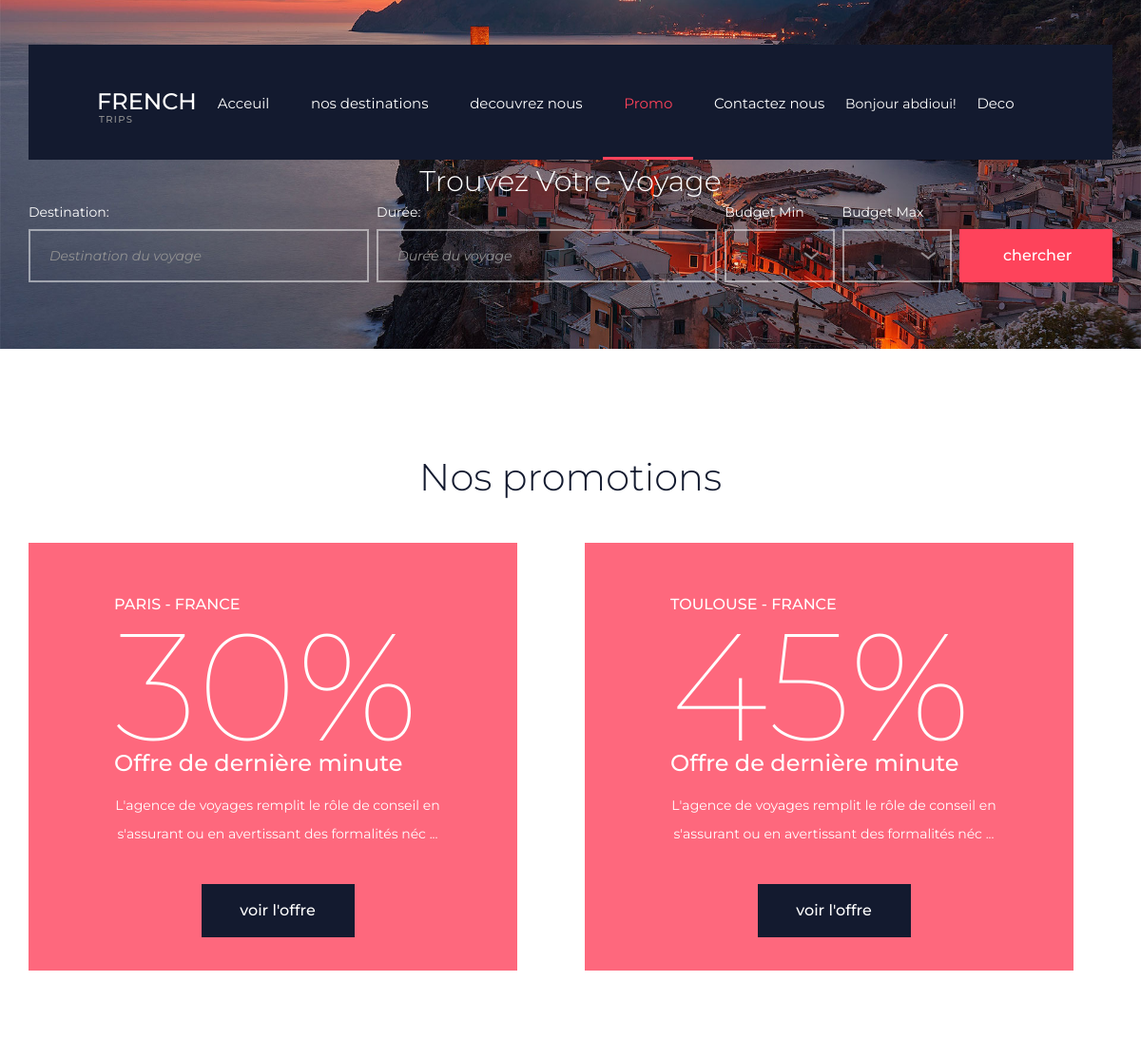
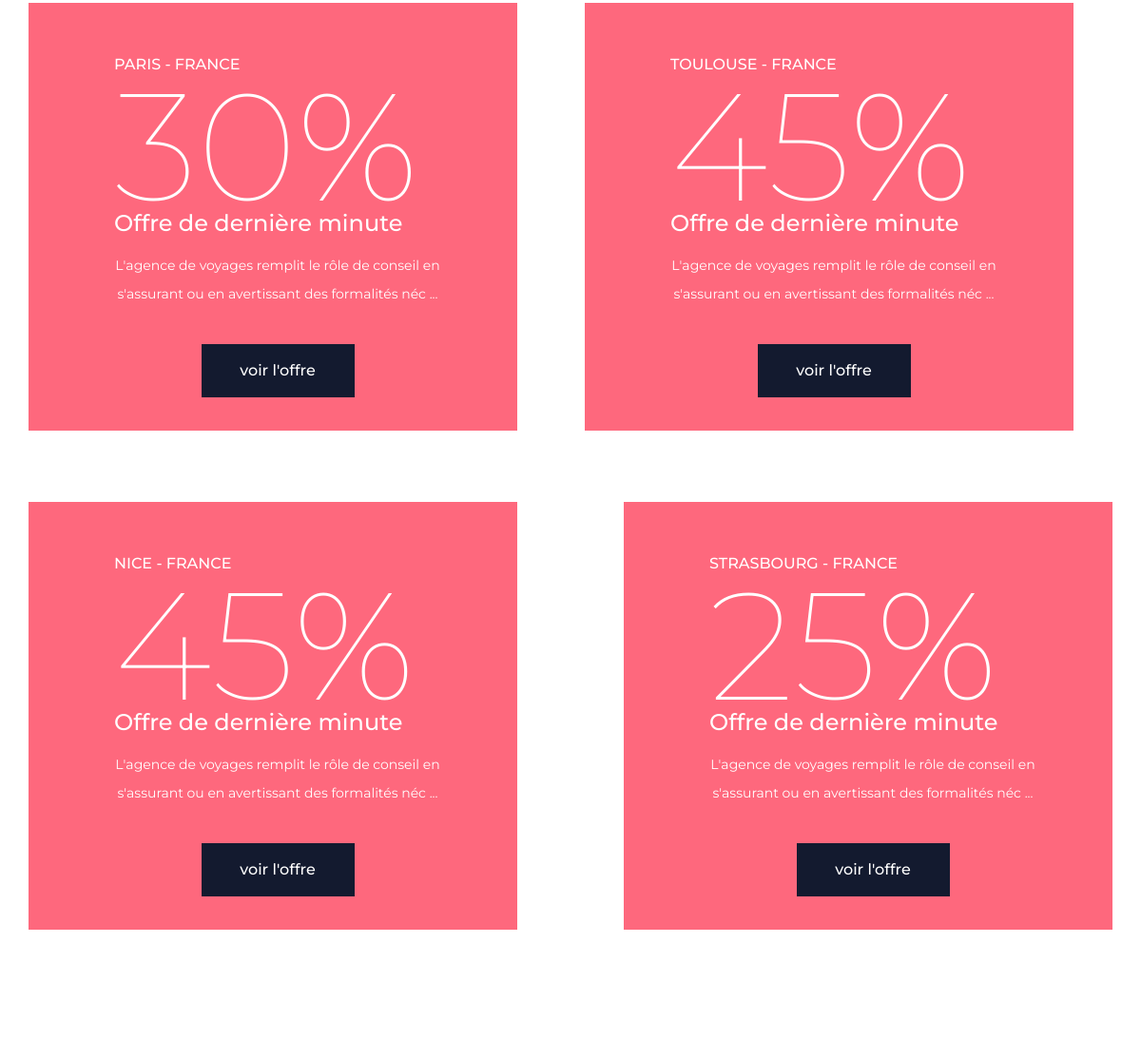
/promo.php (signed in, upper part), run on an earlier commit of the app's database (2 pictures, top to bottom).
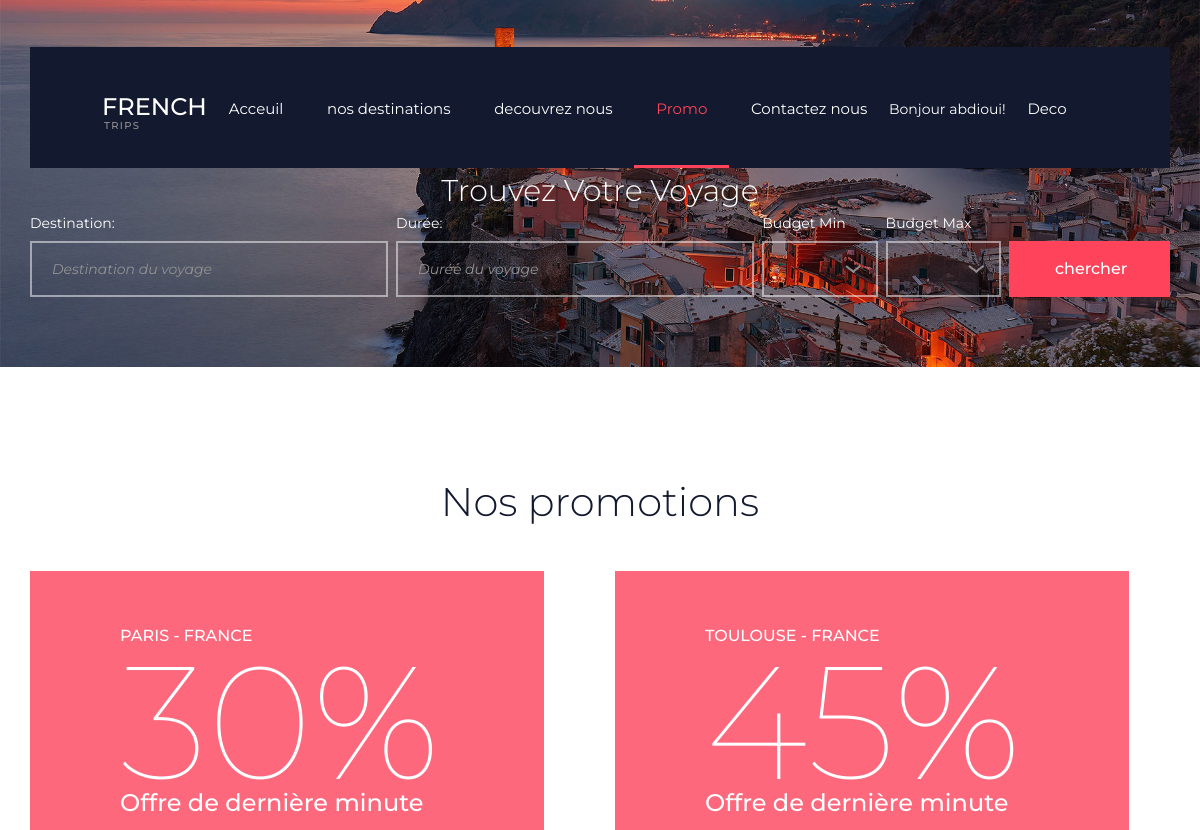
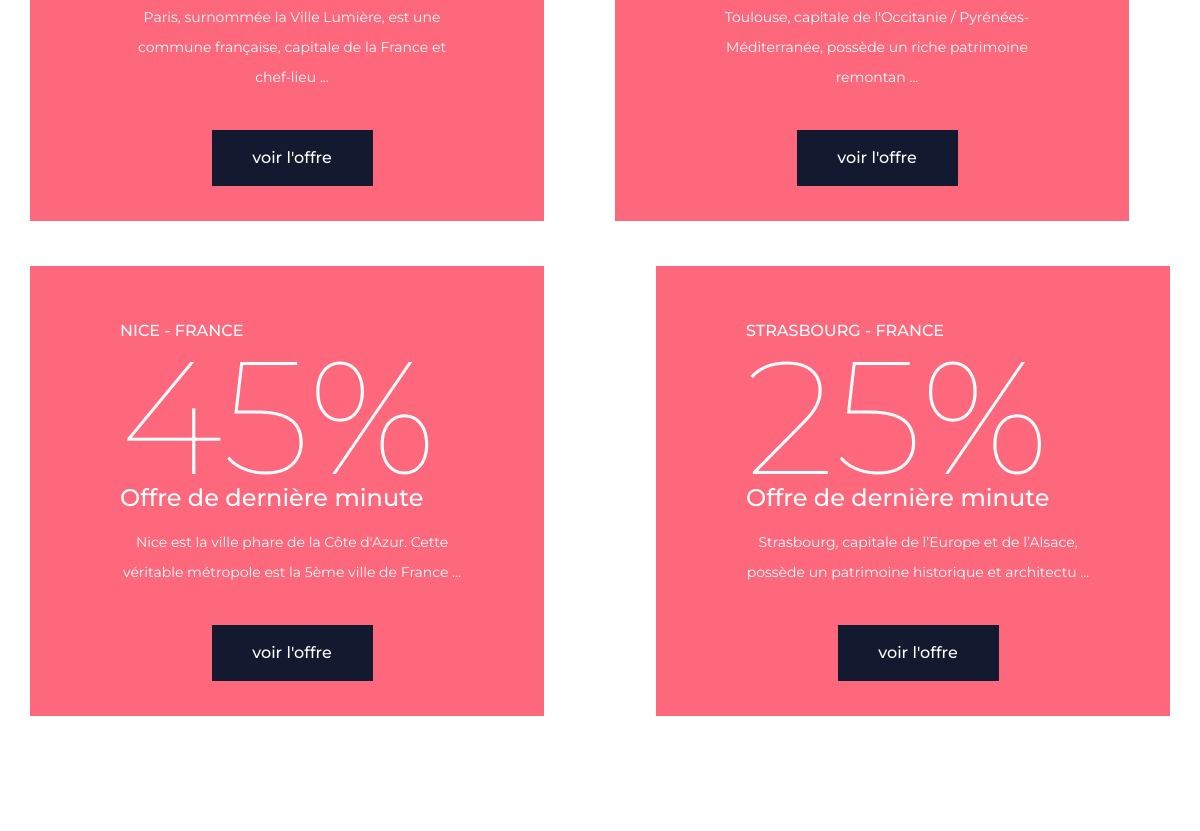
And on a later commit of the database (2 pictures, top to bottom).
### tables this page shows
CREATE TABLE `voyage` (
  `id_voyage` int(11) NOT NULL,
  `id_user` int(11) NOT NULL,
  `prix` int(11) NOT NULL,
  `ville` varchar(50) NOT NULL,
  `categorie` varchar(50) NOT NULL,
  `duree` int(11) NOT NULL,
  `pays` varchar(50) NOT NULL,
  `nbr_personne` int(11) NOT NULL,
  `nbr_nuit` int(11) NOT NULL,
  `star_hotel` int(11) NOT NULL,
  `description` longtext NOT NULL,
  `promo` tinyint(1) NOT NULL DEFAULT '0',
  `promo_pourcentage` int(11) NOT NULL DEFAULT '0',
  `special_offre` tinyint(1) NOT NULL DEFAULT '0',
  `annee` int(11) NOT NULL,
  `top` tinyint(1) NOT NULL DEFAULT '0',
  `image` varchar(50) NOT NULL
);

### Traitement/model.php (the view, shortened to what this page needs)
<?php
	function getConnexion(){
		$servername = "127.0.0.1:3307";
		$username = "root";
		$data_base ="frenchtrips";
		$password = "root";
		$conn = new mysqli($servername, $username, $password,$data_base);
		return $conn;
	}
	function getPromo($idAnnee){
		$con = getConnexion();
	 	$stat = $con->query("SELECT * FROM voyage where annee = $idAnnee and promo = true ");
	  	if($stat->num_rows > 0 ){
	  		$i = 0;
		    while($row = $stat->fetch_assoc()) {
		    	$description = $row['description'];
				$morceauDescription = substr($description,0,100);
		    	if ($i==2) {
			    	echo "
			    		<br><br><br><br><br><br><br><br><br><br><br><br>
						<br><br><br><br><br><br><br><br><br><br><br><br>
						<br>
						<div class=\"col-lg-6 last_col\">
							<div class=\"last_item\">
								<div class=\"last_item_content\">
									<div class=\"last_subtitle\">$row[ville] - $row[pays]</div>
									<div class=\"last_percent\">$row[promo_pourcentage]%</div>
									<div class=\"last_title\"><h3>Offre de dernière minute</h3></div>
									<div class=\"last_text\">$morceauDescription ...</div>
									<div class=\"button last_button\"><a href=\"details.php?id_Voyage=$row[id_voyage]\">voir l'offre</a></div>
								</div>
							</div>
						</div>
			        ";
		    		$i=0;
		    	}else{
			    	echo "
						<div class=\"col-lg-6 last_col\">
							<div class=\"last_item\">
								<div class=\"last_item_content\">
									<div class=\"last_subtitle\">$row[ville] - $row[pays]</div>
									<div class=\"last_percent\">$row[promo_pourcentage]%</div>
									<div class=\"last_title\"><h3>Offre de dernière minute</h3></div>
									<div class=\"last_text\">$morceauDescription ...</div>
									<div class=\"button last_button\"><a href=\"details.php?id_Voyage=$row[id_voyage]\">voir l'offre</a></div>
								</div>
							</div>
						</div>
			        ";
		    	}
		        $i++;
		    }
		}
		elseif($stat->num_rows == 0){
			echo "Partie top voyage est vide pour le moment";
		}
	}
?>

### promo.php (shortened to what this page needs)
<?php
	$nom = $_SESSION['user'];
?>
<!DOCTYPE html>
<html lang="en">
<head>
<link rel="stylesheet" type="text/css" href="styles/bootstrap4/bootstrap.min.css">
<link href="plugins/font-awesome-4.7.0/css/font-awesome.min.css" rel="stylesheet" type="text/css">
<link rel="stylesheet" type="text/css" href="plugins/OwlCarousel2-2.2.1/owl.carousel.css">
<link rel="stylesheet" type="text/css" href="plugins/OwlCarousel2-2.2.1/owl.theme.default.css">
<link rel="stylesheet" type="text/css" href="plugins/OwlCarousel2-2.2.1/animate.css">
<link href="plugins/magnific-popup/magnific-popup.css" rel="stylesheet" type="text/css">
<link rel="stylesheet" type="text/css" href="styles/main_styles.css">
<link rel="stylesheet" type="text/css" href="styles/responsive.css">
</head>
<body>
<div class="super_container">
	<header class="header">
		<div class="container">
			<div class="row">
				<div class="col">
					<div class="header_container d-flex flex-row align-items-center justify-content-start">
						<div class="logo_container">
							<div class="logo">
								<div>French</div>
								<div>Trips</div>
							</div>
						</div>
						<nav class="">
							<ul class="main_nav_list">
								<li class="main_nav_item"><a href="acceuil.php">Acceuil</a></li>
								<li class="main_nav_item"><a href="nos_destinations.php">nos destinations</a></li>
								<li class="main_nav_item"><a href="decouvrez_nous.php">decouvrez nous</a></li>
								<li class="main_nav_item active"><a href="promo.php">Promo</a></li>
								<li class="main_nav_item"><a href="contactez_nous.php">Contactez nous</a></li>
								<li class="main_nav_item" style="color: white;">Bonjour <?php echo"$nom"; ?>! </li>
								<li class="main_nav_item"><a href="Deconnection.php">Deco</a></li>
							</ul>
						</nav>
					</div>
				</div>
			</div>
		</div>
	</header>
	<div class="home1">
		<div class="home_background" style=" background-image:url(images/home.jpg)"></div>
		<div class="find">
			<br><br><br><br><br>
			<div class="container">
				<div class="col-12">
					<div class="find_title text-center">Trouvez Votre Voyage</div>
				</div>
				<form action="ChercherVoyage.php" method="POST" id="find_form" class="find_form d-flex flex-md-row flex-column align-items-md-center align-items-start justify-content-md-between justify-content-start flex-wrap">
					<div class="find_item">
						<div>Destination:</div>
						<input type="text" id="destination" name="destination" class="destination find_input" required="required" placeholder="Destination du voyage">
					</div>
					<div class="find_item">
						<div>Durée:</div>
						<input type="text" id="duree" name="duree" class="duree find_input" required="required" placeholder="Durée du voyage">
					</div>
					<div class="find_item" style="color: white;">
						<div>Budget Min</div>
						<select name="min_budget" id="min_budget" class="dropdown_item_select find_input">
							<option>&nbsp;</option>
						</select>
					</div>
					<div class="find_item">
						<div>Budget Max</div>
						<select name="max_budget" id="max_budget" class="dropdown_item_select find_input" style="color: white;">
							<option>&nbsp;</option>
						</select>
					</div>
					<input type="submit" name="chercher" value="chercher" class="button find_button">
				</form>
			</div>
		</div>
	</div>
				<div class="row">
				<div class="col">
					<div class="section_title text-center">
						<h2>Nos promotions</h2>
					</div>
				</div>
			</div>
	<div class="row"><br><br>
	<div class="last">
		<div class="last_background parallax-window" data-parallax="scroll" data-image-src="images/last.jpg" data-speed="0.8"></div>
		<div class="container">
			<div class="row">
				<div class="last_logo"><img src="images/last_logo.png" alt=""></div>
					<?php
					 	require_once('Traitement/model.php');
						getPromo(2019);
					?>
			</div>
		</div>
	</div>
</div>
	<div class="row"><br><br><br><br><br></div>
</div>
</body>
</html>

What changed in the data, as far as the page shows it:
no longer on this page (row edited): voyage: ville "PARIS", pays "FRANCE", promo_pourcentage "30", description "L'agence de voyages remplit le rôle de conseil en s'assurant ou en avertissant des formalités néc"
no longer on this page (row edited): voyage: ville "TOULOUSE", pays "FRANCE", promo_pourcentage "45", description "L'agence de voyages remplit le rôle de conseil en s'assurant ou en avertissant des formalités néc"
changed voyage "PARIS": description "L'agence de voyages remplit le rôle de conseil en s'assurant ou en avertissant des formalités néc" → "Paris, surnommée la Ville Lumière, est une commune française, capitale de la France et chef-lieu"
changed voyage "TOULOUSE": description "L'agence de voyages remplit le rôle de conseil en s'assurant ou en avertissant des formalités néc" → "Toulouse, capitale de l'Occitanie / Pyrénées-Méditerranée, possède un riche patrimoine remontan"
changed voyage "NICE": description "L'agence de voyages remplit le rôle de conseil en s'assurant ou en avertissant des formalités néc" → "Nice est la ville phare de la Côte d'Azur. Cette véritable métropole est la 5ème ville de France"
changed voyage "STRASBOURG": description "L'agence de voyages remplit le rôle de conseil en s'assurant ou en avertissant des formalités néc" → "Strasbourg, capitale de l’Europe et de l’Alsace, possède un patrimoine historique et architectu"
